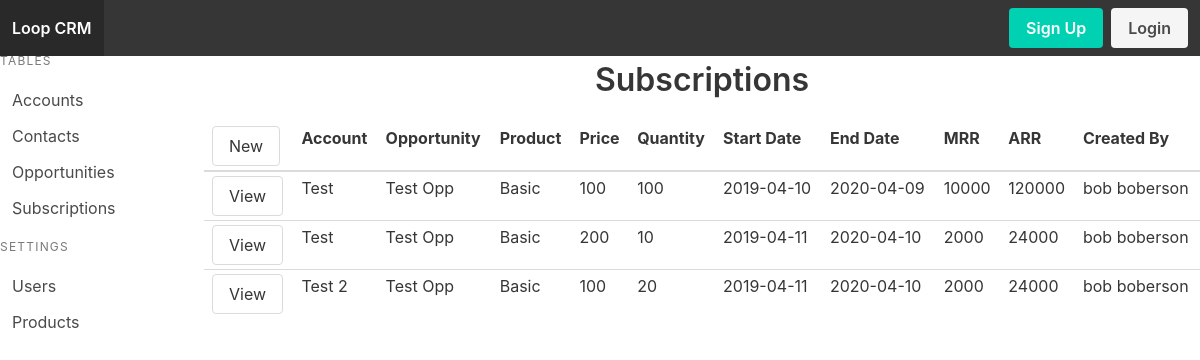
/subscription/r, run on the app's committed database.
### models.py (models this page shows, shortened)
class Subscription(Model):
    account = ForeignKeyField(model=Account, null=True, backref='subscription')
    opportunity = ForeignKeyField(model=Opportunity, null=True, backref='subscription')
    product = ForeignKeyField(model=Product, null=True, backref='subscription')
    product_price = DecimalField(default=Product.price)
    quantity = IntegerField(default=1)
    sub_start_date = DateField()
    sub_end_date = DateField()
    mrr = DecimalField()
    arr = DecimalField()
    created_by = ForeignKeyField(model=User, null=True, backref='creator')
    class Meta:
        database = DATABASE

class Account(Model):
    name = CharField()
    owner = ForeignKeyField(model=User, null=True, backref='owner')
    created_by = ForeignKeyField(model=User, null=True, backref='creator')
    account_type = CharField()
    street = CharField()
    city = CharField()
    state = CharField()
    country = CharField()
    website = CharField()
    mrr = DecimalField()
    arr = DecimalField()
    class Meta:
        database = DATABASE

class Opportunity(Model):
    account = ForeignKeyField(model=Account, null=True, backref='opportunity')
    name = CharField()
    owner = ForeignKeyField(model=User, null=True, backref='owner')
    opportunity_type = CharField()
    primary_contact = ForeignKeyField(model=Contact, null=True, backref='opportunity')
    mrr = DecimalField()
    arr = DecimalField()
    stage = CharField()
    close_date = DateField()
    created_by = ForeignKeyField(model=User, null=True, backref='creator')
    class Meta:
        database = DATABASE

class Product(Model):
    name = CharField()
    price = DecimalField()
    class Meta:
        database = DATABASE

class User(UserMixin, Model):
    username = CharField(unique=True)
    fullname = CharField()
    email = CharField(unique=True)
    password = CharField(max_length=100)
    joined_at = DateTimeField(default=datetime.datetime.now)
    is_admin = BooleanField(default=False)
    class Meta:
        database = DATABASE

### app.py (the view)
@app.route('/subscription', methods=['GET'])
@app.route('/subscription/', methods=['GET'])
@app.route('/subscription/r', methods=['GET'])
@app.route('/subscription/<subscriptionid>', methods=['GET'])
@app.route('/subscription/<subscriptionid>/', methods=['GET'])
@app.route('/subscription/<subscriptionid>/r', methods=['GET'])
def subscription(subscriptionid=None):
    subscriptions = models.Subscription.select()
    title = 'Subscriptions'
    if subscriptionid != None:
        subscription = models.Subscription.select().where(models.Subscription.id == subscriptionid).get()
        title = 'Subscription Details'
        return render_template('subscription-detail.html', subscription=subscription, user=g.user._get_current_object(), title=title)
    return render_template('subscription.html', subscriptions=subscriptions, title=title)

### app.py (called while the page is built)
@app.before_request
def before_request():
    g.db = models.DATABASE
    g.db.connect()
    g.user = current_user

@app.after_request
def after_request(response):
    g.db.close()
    return response

### templates/subscription.html
{% extends 'index.html' %}
{% from 'macros.html' import render_subscription %}
{% block content %}
<table class="table is-fullwidth is-hoverable is-narrow">
    <thead>
        <tr>
            <td><a class='button' href="{{url_for('create_subscription')}}">New</a></td>
            <th>Account</th>
            <th>Opportunity</th>
            <th>Product</th>
            <th>Price</th>
            <th>Quantity</th>
            <th>Start Date</th>
            <th>End Date</th>
            <th>MRR</th>
            <th>ARR</th>
            <th>Created By</th>
        </tr>
    </thead>
    <tbody>
        {% for subscription in subscriptions %}
            {{ render_subscription(subscription) }}
        {% endfor %}
    </tbody>
</table>
{% endblock %}

### templates/macros.html (shortened to what this page needs)
{% macro render_subscription(subscription) %}
    <tr>
        <td><a class='button' href="{{url_for('subscription', subscriptionid=subscription.id)}}">View</a></td>
        <td>{% if subscription.account %}{{subscription.account.name}}{% endif %}</td>
        <td>{% if subscription.opportunity %}{{subscription.opportunity.name}}{% endif %}</td>
        <td>{% if subscription.product %}{{subscription.product.name}}{% endif %}</td>
        <td>{{subscription.product_price}}</td>
        <td>{{subscription.quantity}}</td>
        <td>{{subscription.sub_start_date}}</td>
        <td>{{subscription.sub_end_date}}</td>
        <td>{{subscription.mrr}}</td>
        <td>{{subscription.arr}}</td>
        <td>{% if subscription.created_by %}{{subscription.created_by.fullname}}{% endif %}</td>
    </tr>
{% endmacro %}

### data on the page
Subscription: account.name "Test", opportunity.name "Test Opp", product.name "Basic", product_price "100", quantity "100", sub_start_date "2019-04-10", sub_end_date "2020-04-09", mrr "10000", arr "120000", created_by.fullname "bob boberson"
Subscription: account.name "Test", opportunity.name "Test Opp", product.name "Basic", product_price "200", quantity "10", sub_start_date "2019-04-11", sub_end_date "2020-04-10", mrr "2000", arr "24000", created_by.fullname "bob boberson"
Subscription: account.name "Test 2", opportunity.name "Test Opp", product.name "Basic", product_price "100", quantity "20", sub_start_date "2019-04-11", sub_end_date "2020-04-10", mrr "2000", arr "24000", created_by.fullname "bob boberson"

### other printed values
{{ title }} "Subscriptions"
